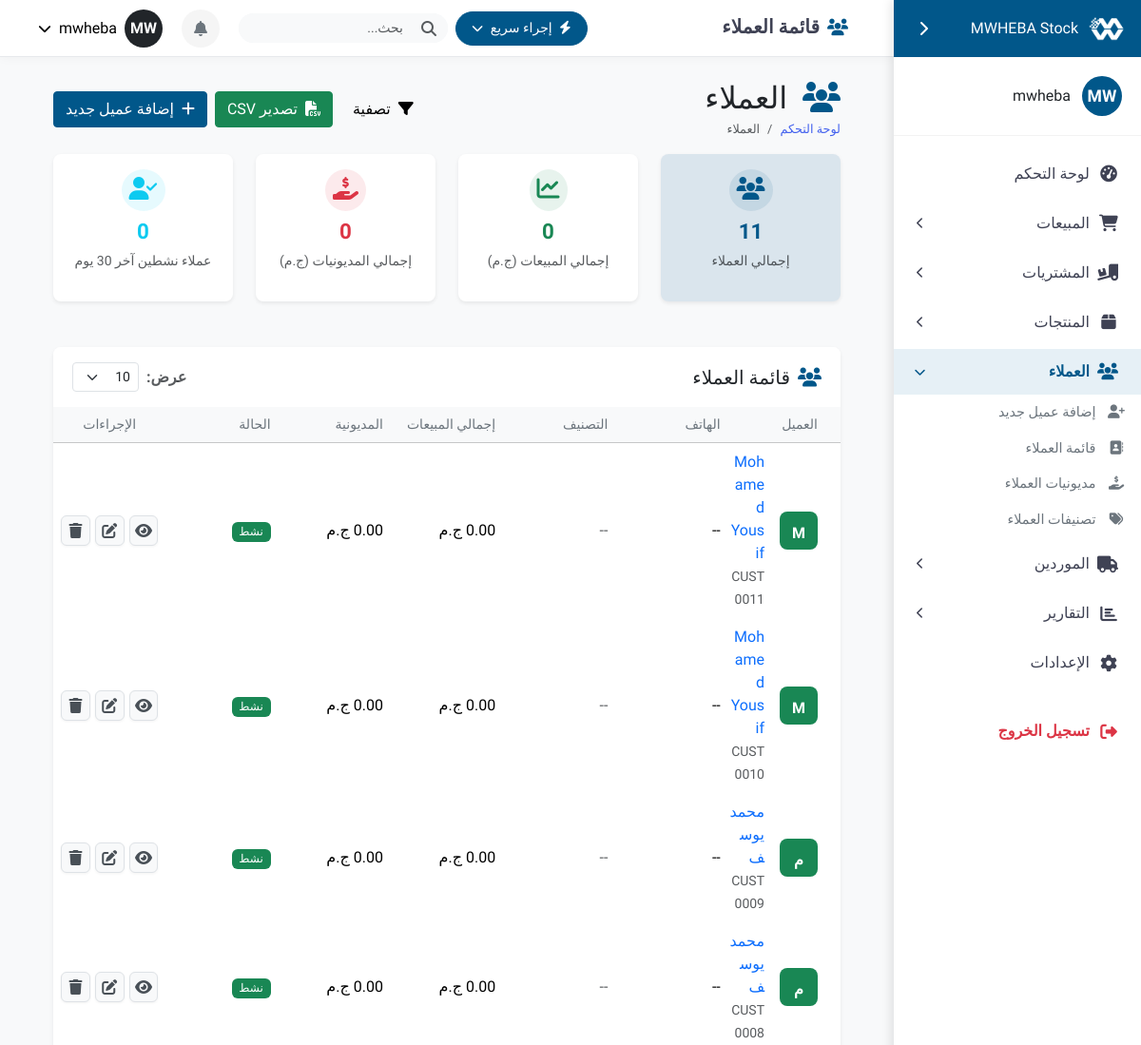
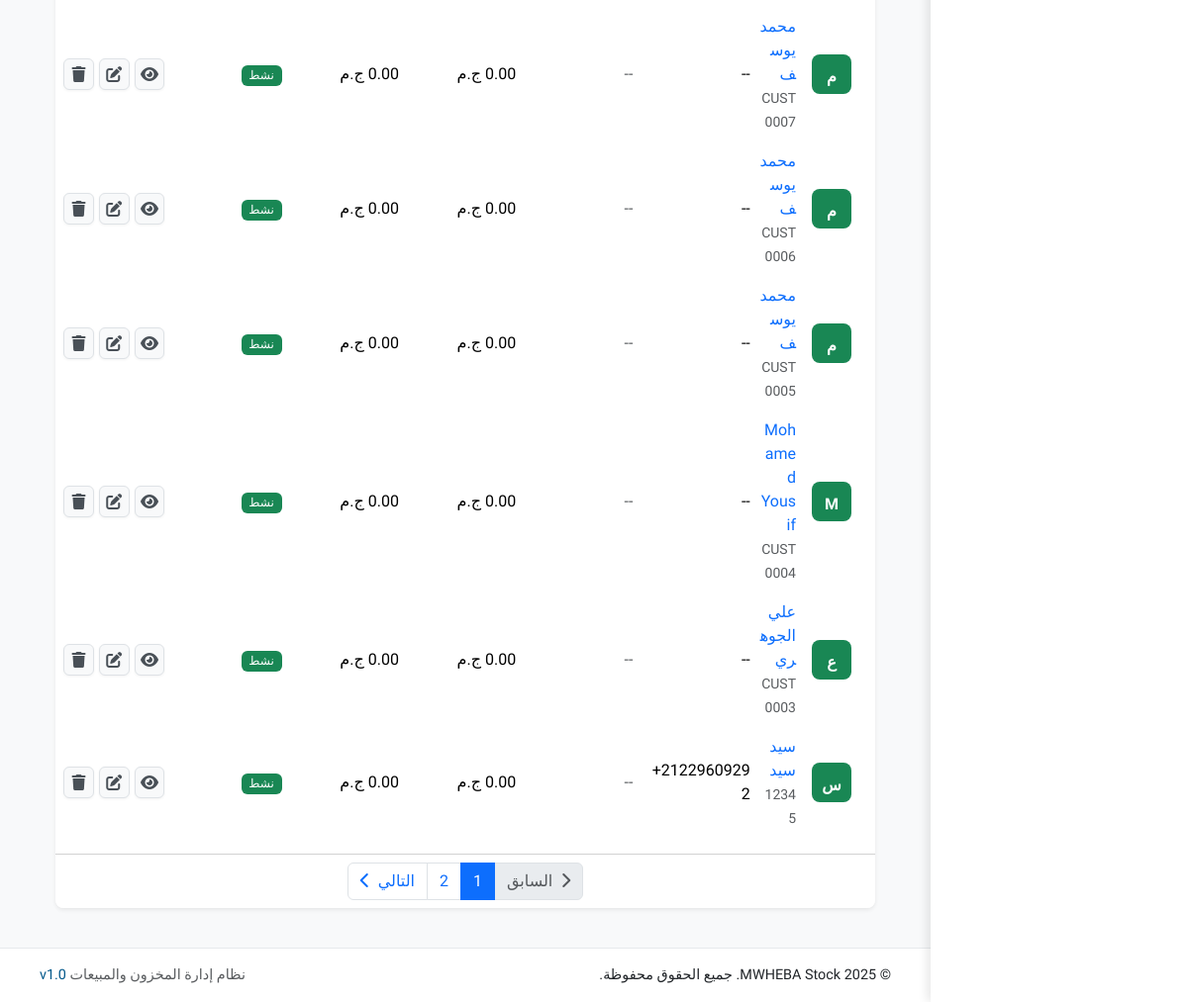
/customers/ (signed in), run on an earlier commit of the app's database (2 pictures, top to bottom).
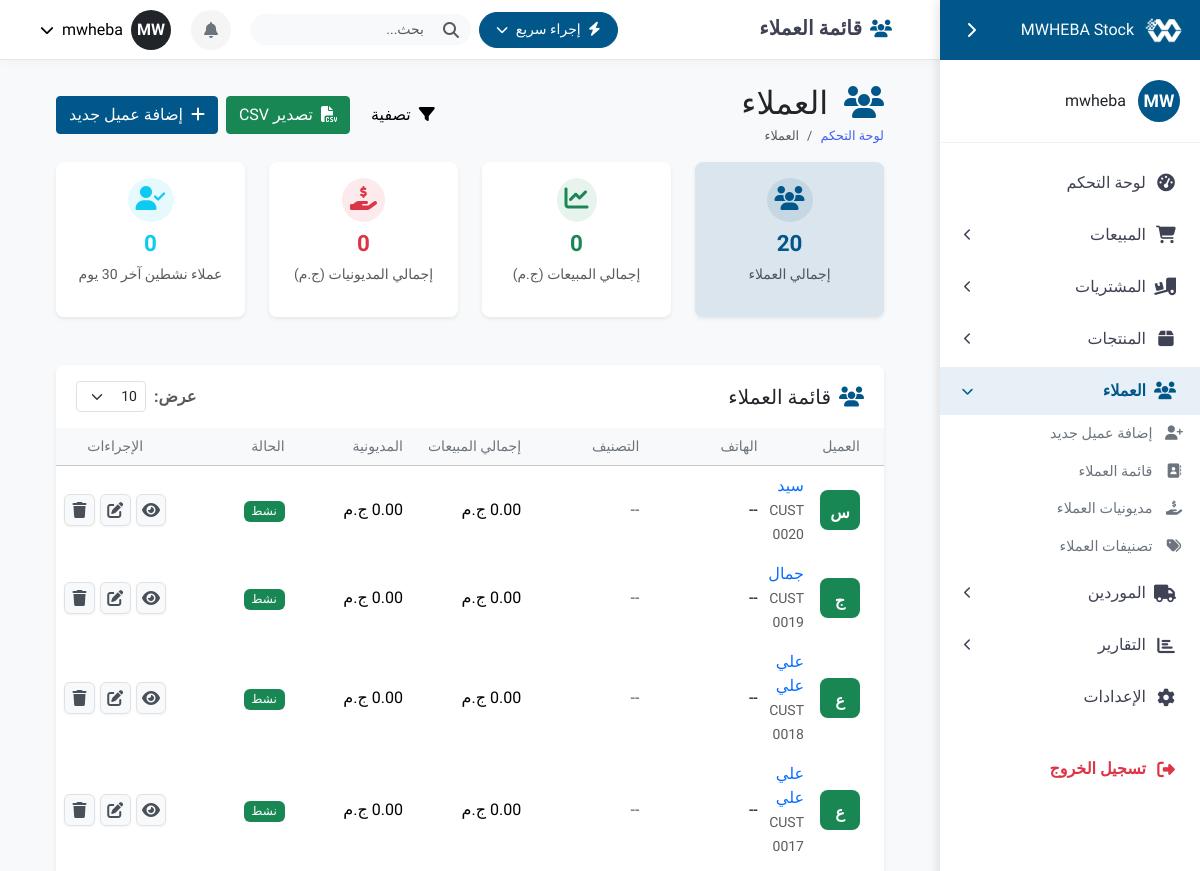
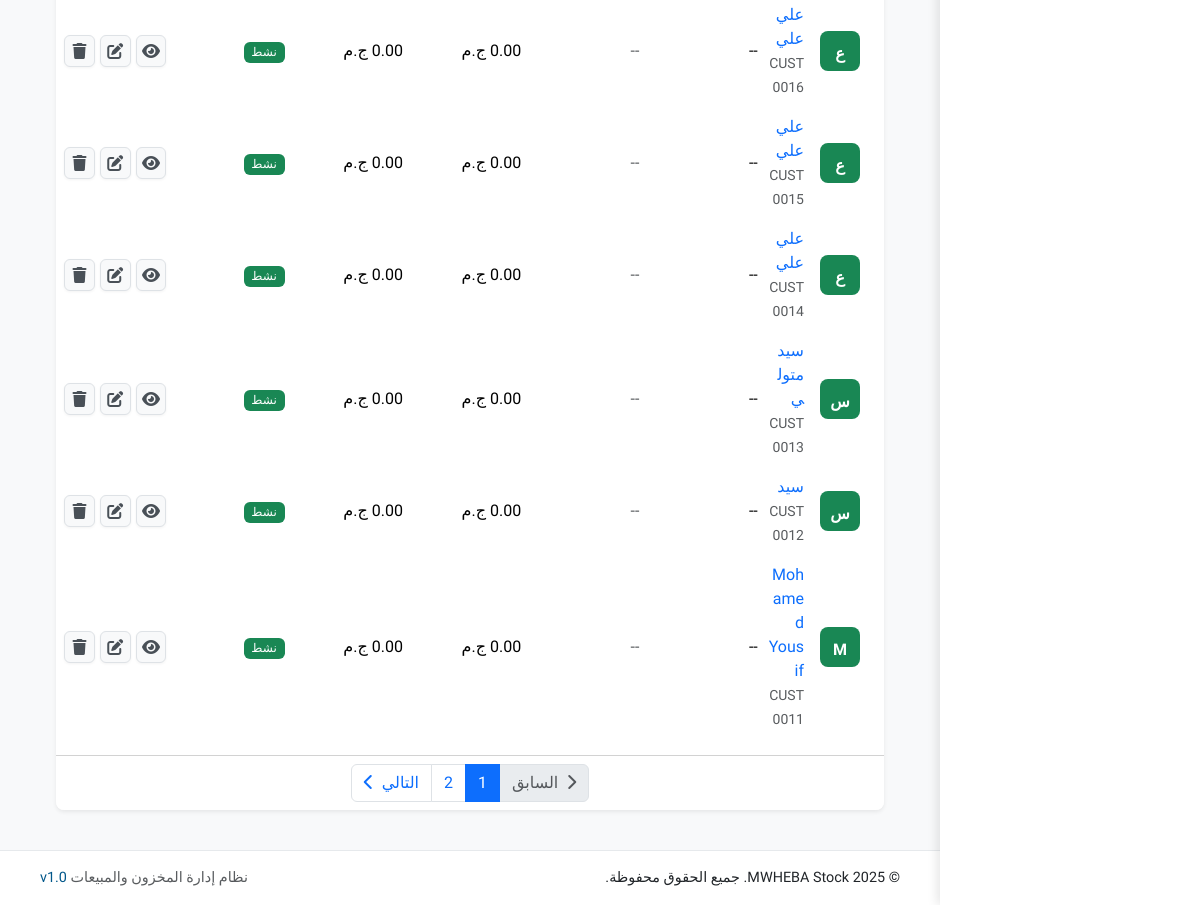
And on a later commit of the database (2 pictures, top to bottom).
### customers/models.py (models this page shows, shortened)
class Customer(models.Model):
    STATUS_CHOICES = (
        ('active', _('نشط')),
        ('inactive', _('غير نشط')),
        ('blocked', _('محظور')),
    )
    phone_regex = RegexValidator(
        regex=r'^\+?1?\d{9,15}$',
        message=_("يجب أن يكون رقم الهاتف بتنسيق: '+999999999'. يُسمح بـ 15 رقم.")
    )
    name = models.CharField(_("اسم العميل"), max_length=255)
    code = models.CharField(_("كود العميل"), max_length=20, unique=True, blank=True, null=True)
    phone = models.CharField(_("رقم الهاتف"), validators=[phone_regex], max_length=20, blank=True, null=True)
    alternative_phone = models.CharField(_("رقم هاتف بديل"), max_length=20, blank=True, null=True)
    email = models.EmailField(_("البريد الإلكتروني"), blank=True, null=True)
    address = models.CharField(_("العنوان"), max_length=255, blank=True, null=True)
    status = models.CharField(_("الحالة"), max_length=20, choices=STATUS_CHOICES, default='active')
    category = models.ForeignKey(CustomerCategory, verbose_name=_("التصنيف"), on_delete=models.SET_NULL,
                               related_name='customers', blank=True, null=True)
    credit_limit = models.DecimalField(_("حد الائتمان"), max_digits=10, decimal_places=2, default=0)
    tax_number = models.CharField(_("الرقم الضريبي"), max_length=50, blank=True, null=True)
    notes = models.TextField(_("ملاحظات"), blank=True, null=True)
    debt = models.DecimalField(_("المديونية"), max_digits=10, decimal_places=2, default=0)
    total_sales = models.DecimalField(_("إجمالي المبيعات"), max_digits=12, decimal_places=2, default=0)
    points = models.IntegerField(_("نقاط الولاء"), default=0)
    created_at = models.DateTimeField(_("تاريخ الإنشاء"), auto_now_add=True)
    updated_at = models.DateTimeField(_("تاريخ التحديث"), auto_now=True)
    last_purchase_date = models.DateField(_("تاريخ آخر شراء"), blank=True, null=True)
    class Meta:
        verbose_name = _("عميل")
        verbose_name_plural = _("العملاء")
        ordering = ['-created_at']
        indexes = [
            models.Index(fields=['name']),
            models.Index(fields=['phone']),
            models.Index(fields=['status']),
            models.Index(fields=['category']),
            models.Index(fields=['debt']),
        ]
    def get_status_display_class(self):
        return {
            'active': 'success',
            'inactive': 'warning',
            'blocked': 'danger',
        }.get(self.status, 'secondary')

### customers/views.py (the view, shortened to what this page needs)
# urls.py: path('', views.customer_list, name='customer-list'),
@login_required
def customer_list(request):
    form = CustomerSearchForm(request.GET)
    search_query = request.GET.get('search', '')
    debt_status = request.GET.get('debt_status', '')
    category_id = request.GET.get('category', '')
    status = request.GET.get('status', '')
    sort_by = request.GET.get('sort_by', '-created_at')
    customers = Customer.objects.all()
    if category_id and category_id.isdigit():
        customers = customers.filter(category_id=category_id)
    if status:
        customers = customers.filter(status=status)
    if debt_status == 'with_debts':
        customers = customers.filter(debt__gt=0)
    elif debt_status == 'no_debts':
        customers = customers.filter(debt__lte=0)
    elif debt_status == 'exceed_limit':
        customers = customers.filter(credit_limit__gt=0).filter(debt__gt=F('credit_limit'))
    if sort_by:
        customers = customers.order_by(sort_by)
    customer_count = customers.count()
    total_sales = customers.aggregate(total=Sum('total_sales'))['total'] or 0
    total_debt = customers.aggregate(total=Sum('debt'))['total'] or 0
    thirty_days_ago = timezone.now().date() - timezone.timedelta(days=30)
    active_customers = customers.filter(last_purchase_date__gte=thirty_days_ago).count()
    page_size = int(request.GET.get('page_size', 10))
    paginator = Paginator(customers, page_size)
    page_number = request.GET.get('page', 1)
    page_obj = paginator.get_page(page_number)
    categories = CustomerCategory.objects.all()
    context = {
        'customers': page_obj,
        'form': form,
        'categories': categories,
        'total_customers': customer_count,
        'active_customers': active_customers,
        'total_sales': total_sales,
        'total_debt': total_debt,
        'search_query': search_query,
        'debt_status': debt_status,
        'is_paginated': paginator.num_pages > 1,
        'page_obj': page_obj,
        'paginator': paginator,
        'page_size': page_size,
        'recent_customers': active_customers,
    }
    export_format = request.GET.get('export')
    if export_format:
        return export_customers(request, customers, export_format)
    return render(request, 'customers/customer_list.html', context)

### accounts/models.py (called while the page is built)
    def get_initials(self):
        initials = ""
        if self.first_name:
            initials += self.first_name[0]
        if self.last_name:
            initials += self.last_name[0]
        if not initials:
            initials = self.username[0:2]
        return initials.upper()

    def get_color_class(self):
        return self.color_code or 'primary'

### templates/customers/customer_list.html (shortened to what this page needs)
{% extends 'base.html' %}
{% load i18n %}
{% load static %}
{% load custom_filters %}
{% load pagination_tags %}
{% block content %}
<div class="container-fluid">
    <div class="d-flex flex-column flex-md-row align-items-center justify-content-between mb-3">
        <div>
            <h2 class="mb-1">
                <i class="fas fa-users text-primary me-2"></i> العملاء
            </h2>
            <nav aria-label="breadcrumb">
                <ol class="breadcrumb mb-0">
                    <li class="breadcrumb-item"><a href="{% url 'dashboard' %}">لوحة التحكم</a></li>
                    <li class="breadcrumb-item active" aria-current="page">العملاء</li>
                </ol>
            </nav>
        </div>
        <div class="d-flex mt-3 mt-md-0">
            <button class="btn btn-light me-2" type="button" data-bs-toggle="collapse" data-bs-target="#searchCollapse" aria-expanded="false">
                <i class="fas fa-filter me-1"></i> تصفية
            </button>
            <a href="?export=csv" class="btn btn-success me-2">
                <i class="fas fa-file-csv me-1"></i> تصدير CSV
            </a>
            <button type="button" class="btn btn-primary" data-bs-toggle="modal" data-bs-target="#addCustomerModal">
                <i class="fas fa-plus me-1"></i> إضافة عميل جديد
            </button>
        </div>
    </div>
    {% include 'customers/includes/stats_cards.html' %}
    {% include 'customers/includes/customers_table.html' %}
</div>
{% include 'customers/includes/modals/add_modal.html' %}
{% endblock %}

### templates/customers/includes/customers_table.html (shortened to what the changed rows need)
<div class="card shadow-sm">
    <div class="card-body p-0">
        <div class="table-responsive">
            <table class="table table-hover table-borderless align-middle">
                <thead class="table-light text-secondary small">
                    <tr>
                        <th class="ps-4">العميل</th>
                        <th>الهاتف</th>
                        <th>التصنيف</th>
                        <th>إجمالي المبيعات</th>
                        <th>المديونية</th>
                        <th>الحالة</th>
                        <th class="text-center">الإجراءات</th>
                    </tr>
                </thead>
                <tbody>
                    {% for customer in customers %}
                    <tr>
                        <td class="ps-4">
                            <div class="d-flex align-items-center">
                                <div class="me-3">
                                    <div style="padding-top: 12%; display: flex; justify-content: center; border-radius: 8px; font-size: 16px; text-align: center; width: 40px; height: 40px;" class="avatar-circle bg-{{ customer.get_status_display_class }} text-white">
                                        {{ customer.name|slice:":1"|upper }}
                                    </div>
                                </div>
                                <div>
                                    <a href="{% url 'customer-detail' customer.id %}" class="text-decoration-none fw-medium d-block">
                                        {{ customer.name }}
                                    </a>
                                    <small class="text-muted">{{ customer.code|default:"" }}</small>
                                </div>
                            </div>
                        </td>
                        <td dir="ltr" class="text-start">{{ customer.phone|default:"--" }}</td>
                        <td>
                            {% if customer.category %}
                                <span class="badge bg-{{ customer.category.color_code }}">{{ customer.category.name }}</span>
                            {% else %}
                                <span class="text-muted">--</span>
                            {% endif %}
                        </td>
                        <td>{{ customer.total_sales|floatformat:2 }} ج.م</td>
                        <td class="{% if customer.debt > 0 %}text-danger{% endif %}">
                            {{ customer.debt|floatformat:2 }} ج.م
                        </td>
                        <td>
                            <span class="badge bg-{{ customer.get_status_display_class }}">{{ customer.get_status_display }}</span>
                        </td>
                        <td>
                            <div class="action-buttons">
                                <a href="{% url 'customer-detail' customer.id %}" class="btn btn-action btn-view" title="عرض التفاصيل">
                                    <i class="fas fa-eye"></i>
                                </a>
                                <a href="{% url 'customer-edit' customer.id %}" class="btn btn-action btn-edit" title="تعديل">
                                    <i class="fas fa-edit"></i>
                                </a>
                                <button type="button" class="btn btn-action btn-delete"
                                        data-id="{{ customer.id }}"
                                        data-name="{{ customer.name }}" title="حذف"
                                        data-bs-toggle="modal"
                                        data-bs-target="#deleteCustomerModal">
                                    <i class="fas fa-trash"></i>
                                </button>
                            </div>
                        </td>
                    </tr>
                    {% endfor %}
                </tbody>
            </table>
        </div>
    </div>
    {% if is_paginated %}
    <div class="card-footer bg-white">
        <nav aria-label="Page navigation">
            <ul class="pagination justify-content-center mb-0">
                {% for i in paginator.page_range %}
                    {% if page_obj.number == i %}
                        <li class="page-item active">
                            <span class="page-link">{{ i }}</span>
                        </li>
                    {% else %}
                        <li class="page-item">
                            <a class="page-link" href="?page={{ i }}">{{ i }}</a>
                        </li>
                    {% endif %}
                {% endfor %}
            </ul>
        </nav>
    </div>
    {% endif %}
</div>

What changed in the data, as far as the page shows it:
no longer on this page (row unchanged): Customer: name "M", name "Mohamed Yousif", code "CUST0010", phone "--", total_sales "0.00", debt "0.00", status "نشط"
no longer on this page (row unchanged): Customer: name "م", name "محمد يوسف", code "CUST0009", phone "--", total_sales "0.00", debt "0.00", status "نشط"
no longer on this page (row unchanged): Customer: name "م", name "محمد يوسف", code "CUST0008", phone "--", total_sales "0.00", debt "0.00", status "نشط"
no longer on this page (row unchanged): Customer: name "م", name "محمد يوسف", code "CUST0007", phone "--", total_sales "0.00", debt "0.00", status "نشط"
no longer on this page (row unchanged): Customer: name "م", name "محمد يوسف", code "CUST0006", phone "--", total_sales "0.00", debt "0.00", status "نشط"
no longer on this page (row unchanged): Customer: name "م", name "محمد يوسف", code "CUST0005", phone "--", total_sales "0.00", debt "0.00", status "نشط"
no longer on this page (row unchanged): Customer: name "M", name "Mohamed Yousif", code "CUST0004", phone "--", total_sales "0.00", debt "0.00", status "نشط"
no longer on this page (row unchanged): Customer: name "ع", name "علي الجوهري", code "CUST0003", phone "--", total_sales "0.00", debt "0.00", status "نشط"
no longer on this page (row unchanged): Customer: name "س", name "سيد سيد", code "12345", phone "+21229609292", total_sales "0.00", debt "0.00", status "نشط"
added Customer: name "س", name "سيد", code "CUST0020", phone "--", total_sales "0.00", debt "0.00", status "نشط"
added Customer: name "ج", name "جمال", code "CUST0019", phone "--", total_sales "0.00", debt "0.00", status "نشط"
added Customer: name "ع", name "علي علي", code "CUST0018", phone "--", total_sales "0.00", debt "0.00", status "نشط"
added Customer: name "ع", name "علي علي", code "CUST0017", phone "--", total_sales "0.00", debt "0.00", status "نشط"
added Customer: name "ع", name "علي علي", code "CUST0016", phone "--", total_sales "0.00", debt "0.00", status "نشط"
added Customer: name "ع", name "علي علي", code "CUST0015", phone "--", total_sales "0.00", debt "0.00", status "نشط"
added Customer: name "ع", name "علي علي", code "CUST0014", phone "--", total_sales "0.00", debt "0.00", status "نشط"
added Customer: name "س", name "سيد متولي", code "CUST0013", phone "--", total_sales "0.00", debt "0.00", status "نشط"
added Customer: name "س", name "سيد", code "CUST0012", phone "--", total_sales "0.00", debt "0.00", status "نشط"
Also different on the page:
{{ total_customers }}: "11" → "20"
